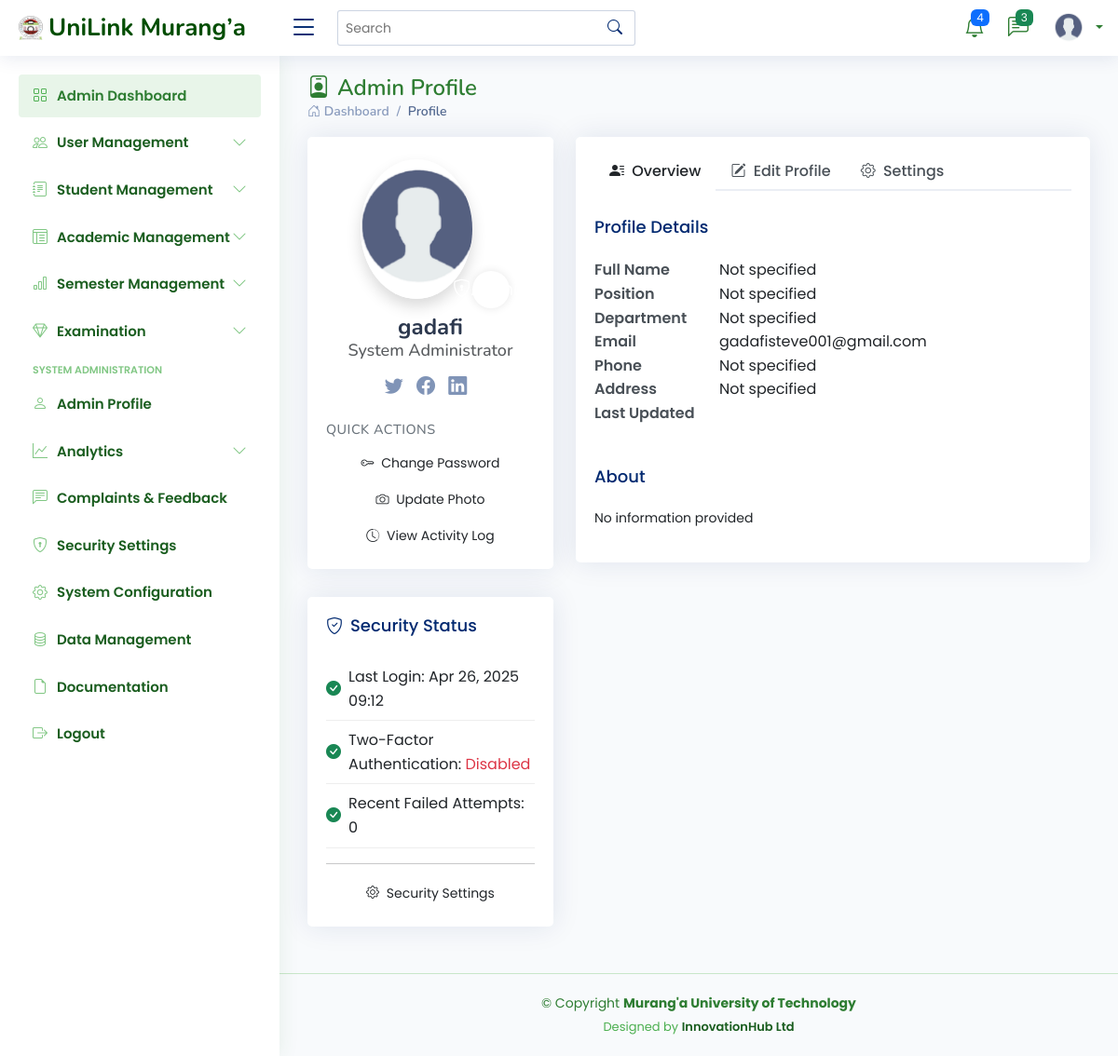
The app's page /admin_profile/profile/ (signed in), older data.
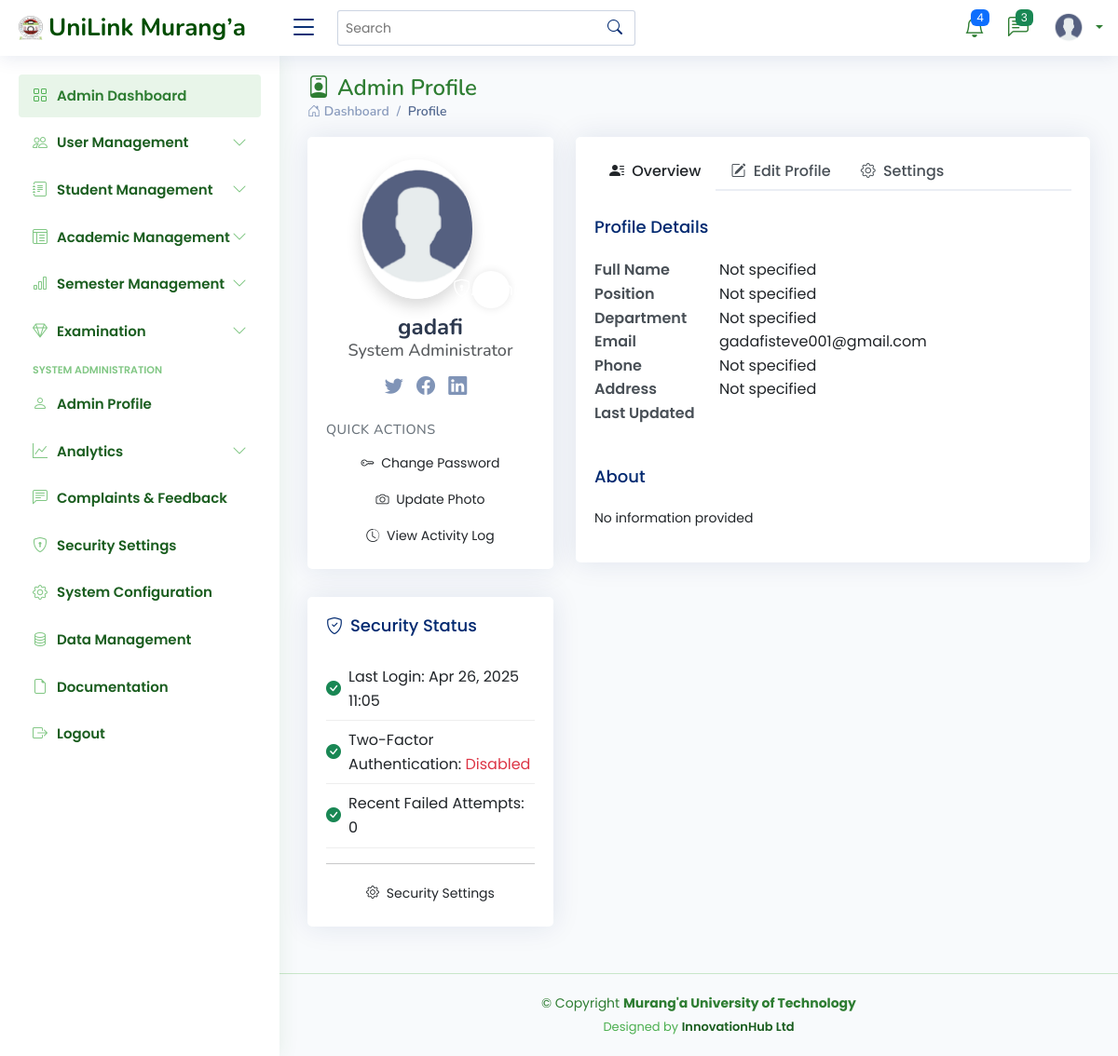
The same page, newer data.
### students_portal/models.py (models this page shows, shortened)
class User(AbstractUser):
    USER_TYPES = (
        ('student', 'Student'),
        ('lecturer', 'Lecturer'),
        ('admin', 'Administrator'),
        ('staff', 'Administrative Staff'),
        ('finance', 'Finance Officer'),
    )
    user_type = models.CharField(max_length=20, choices=USER_TYPES)
    is_verified = models.BooleanField(default=False)
    status = models.CharField(max_length=20, choices=[
        ('active', 'Active'),
        ('inactive', 'Inactive'),
        ('suspended', 'Suspended'),
    ], default='active')
    phone_number = models.CharField(max_length=15, blank=True, null=True)
    last_password_change = models.DateTimeField(default=timezone.now)
    password_reset_token = models.CharField(max_length=100, blank=True, null=True)
    password_reset_token_expiry = models.DateTimeField(blank=True, null=True)
    created_at = models.DateTimeField(auto_now_add=True)
    updated_at = models.DateTimeField(auto_now=True)

### students_portal/views.py (the view)
# urls.py: path('admin_profile/profile/', views.admin_profile, name='admin_profile'),
@login_required
@user_passes_test(lambda u: u.is_superuser or u.is_staff)
def admin_profile(request):
    admin_profile, created = AdminProfile.objects.get_or_create(user=request.user)
    login_attempts = 0  # Replace with actual logic
    context = {
        'admin_profile': admin_profile,
        'login_attempts': login_attempts,
    }
    return render(request, 'admin/admin_profile.html', context)

### templates/admin/admin_profile.html (shortened to what the changed rows need)
{% extends 'base/base.html'%}
{% load static %}
{% block content %}
<div class="pagetitle">
    <h1><i class="bi bi-person-badge me-2"></i>Admin Profile</h1>
</div>
<section class="section profile">
    <div class="row">
        <div class="col-xl-4">
            <div class="card">
                <div class="card-body profile-card pt-4 d-flex flex-column align-items-center">
                    <div class="profile-image-wrapper">
                        <img src="{% if admin_profile.profile_picture %}{{ admin_profile.profile_picture.url }}{% else %}{% static 'assets/img/profile.png' %}{% endif %}"
                             alt="Profile" class="rounded-circle shadow">
                        <div class="profile-badge bg-university-primary">
                        </div>
                    </div>
                    <h2 class="mt-3">{{ user.get_full_name|default:user.username }}</h2>
                    <h3 class="text-muted">{{ user.admin_profile.position|default:"System Administrator" }}</h3>
                    <div class="social-links mt-2">
                        <a href="#" class="twitter"><i class="bi bi-twitter"></i></a>
                        <a href="#" class="facebook"><i class="bi bi-facebook"></i></a>
                        <a href="#" class="linkedin"><i class="bi bi-linkedin"></i></a>
                    </div>
                    <div class="mt-4 w-100">
                        <h5 class="section-title">Quick Actions</h5>
                        <div class="d-grid gap-2">
                        </div>
                    </div>
                </div>
            </div>
            <div class="card mt-3">
                <div class="card-body">
                    <div class="security-item">
                        <i class="bi bi-check-circle-fill text-success me-2"></i>
                        <span>Last Login: {{ user.last_login|date:"M d, Y H:i" }}</span>
                    </div>
                </div>
            </div>
        </div>
        <div class="col-xl-8">
            <div class="card">
                <div class="card-body pt-3">
                    <div class="tab-content pt-2">
                        <div class="tab-pane fade show active" id="profile-overview">
                            <div class="row">
                                <div class="col-lg-3 col-md-4 label">Full Name</div>
                                <div class="col-lg-9 col-md-8">{{ user.get_full_name|default:"Not specified" }}</div>
                            </div>
                            <div class="row">
                                <div class="col-lg-3 col-md-4 label">Email</div>
                                <div class="col-lg-9 col-md-8">{{ user.email }}</div>
                            </div>
                        </div>
                    </div>
                </div>
            </div>
        </div>
    </div>
</section>
{% endblock %}

Row changes from the older to the newer data that the page shows:
changed User "gadafi": last_login "Apr 26, 2025 09:12" → "Apr 26, 2025 11:05"
